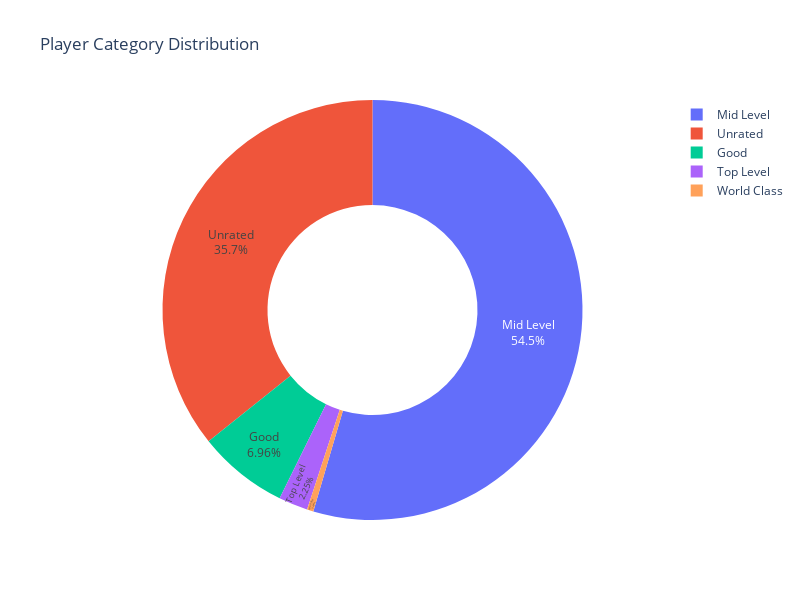

Notebook code for this chart:
### Code cell
#player categories
fig = px.pie(player_category, values='No_of_Players', names='Category',
             title='Player Category Distribution',
             hover_data=['Category'], width=800, height=600, hole = 0.5)
fig.update_traces(textposition='inside', textinfo='percent+label')
fig.show()

### Figure 1 — Plotly figure (JSON) as saved in the notebook; plotly's stock layout.template omitted (floating-point values rounded to 4 significant figures)
{"data": [{"customdata": [["Mid Level"], ["Unrated"], ["Good"], ["Top Level"], ["World Class"]], "domain": {"x": [0, 1], "y": [0, 1]}, "hole": 0.5, "hovertemplate": "Category=%{customdata[0]}<br>No_of_Players=%{value}<extra></extra>", "labels": ["Mid Level", "Unrated", "Good", "Top Level", "World Class"], "legendgroup": "", "name": "", "showlegend": true, "textinfo": "percent+label", "textposition": "inside", "type": "pie", "values": [10048, 6585, 1282, 414, 91]}], "layout": {"height": 600, "legend": {"tracegroupgap": 0}, "title": {"text": "Player Category Distribution"}, "width": 800}}
